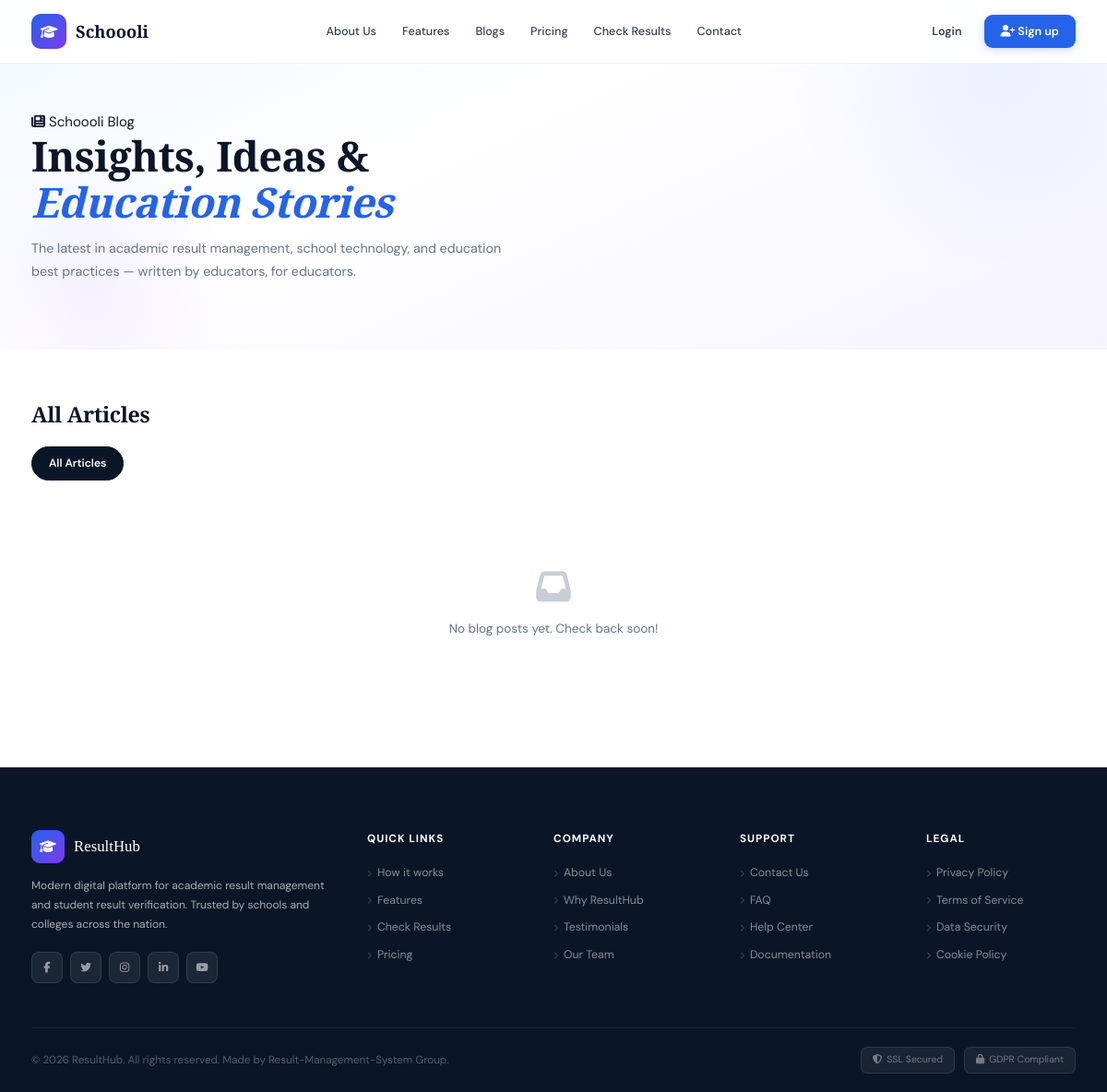
/blogs/, run on an earlier commit of the app's database.
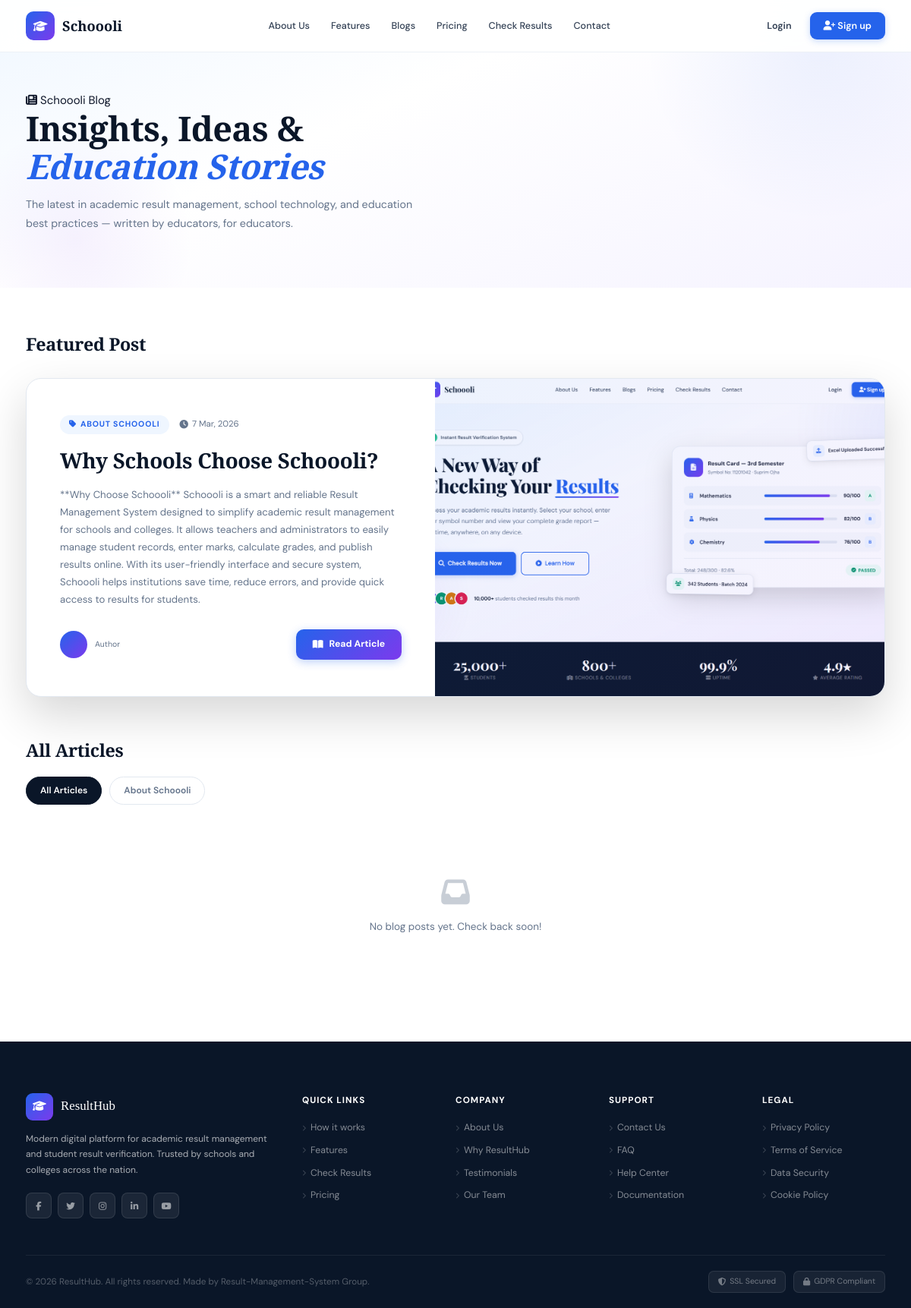
And on a later commit of the database.
### results/models.py (models this page shows, shortened)
class Blog(models.Model):
    title = models.CharField(max_length=300)
    slug = models.SlugField(unique=True, blank=True)
    excerpt = models.TextField(help_text="Short summary of the blog post (150-200 characters)")
    content = HTMLField(help_text="Write your blog content here")
    featured_image = models.ImageField(upload_to='blog_images/', null=True, blank=True)
    category = models.ForeignKey(BlogCategory, on_delete=models.SET_NULL, null=True, blank=True)
    author = models.ForeignKey(User, on_delete=models.CASCADE, related_name='blog_posts')
    meta_description = models.CharField(max_length=160, blank=True, help_text="SEO meta description")
    meta_keywords = models.CharField(max_length=200, blank=True, help_text="comma-separated keywords")
    is_published = models.BooleanField(default=True)
    featured = models.BooleanField(default=False, help_text="Mark as featured blog")
    created_at = models.DateTimeField(auto_now_add=True)
    updated_at = models.DateTimeField(auto_now=True)
    views = models.IntegerField(default=0)
    class Meta:
        ordering = ['-created_at']
        verbose_name = "Blog Post"
        verbose_name_plural = "Blog Posts"

class BlogCategory(models.Model):
    name = models.CharField(max_length=100, unique=True)
    slug = models.SlugField(unique=True, blank=True)
    description = models.TextField(blank=True, null=True)
    class Meta:
        verbose_name_plural = "Blog Categories"

### results/views.py (the view)
# urls.py: path('blogs/', views.blog_list, name='blog_list'),
def blog_list(request):
    page_num = request.GET.get('page', 1)
    category_slug = request.GET.get('category')
    blogs = Blog.objects.filter(is_published=True).order_by('-created_at')
    current_category = None
    if category_slug:
        current_category = get_object_or_404(BlogCategory, slug=category_slug)
        blogs = blogs.filter(category=current_category)
    featured_post = blogs.filter(featured=True).first()
    if featured_post:
        blogs = blogs.exclude(id=featured_post.id)
    categories = BlogCategory.objects.all()
    paginator = Paginator(blogs, 6)  # 6 posts per page
    page_obj = paginator.get_page(page_num)
    context = {
        'featured_post': featured_post,
        'posts': page_obj,
        'categories': categories,
        'current_category': current_category,
    }
    return render(request, 'results/blogs.html', context)

### results/templates/results/blogs.html (shortened to what this page needs)
{% extends 'results/base.html' %}
{% load static %}
{% block content %}
<section class="blog-hero">
  <div class="blog-hero-inner">
    <div class="section-label"><i class="fas fa-newspaper"></i> Schoooli Blog</div>
    <h1>Insights, Ideas &amp;<br><em>Education Stories</em></h1>
    <p>The latest in academic result management, school technology, and education best practices — written by educators, for educators.</p>
  </div>
</section>
{% if featured_post %}
<section class="featured-section">
  <div class="section-head">
    <h2 class="section-title">Featured Post</h2>
  </div>
  <a href="{% url 'blog_detail' featured_post.slug %}" class="featured-card">
    <div class="featured-content">
      <div class="post-meta">
        {% if featured_post.category %}
        <span class="post-cat cat-blue">
          <i class="fas fa-tag"></i>
          {{ featured_post.category.name }}
        </span>
        {% endif %}
        <span class="post-date">
          <i class="fas fa-clock"></i>
          {{ featured_post.created_at|date:"j M, Y" }}
        </span>
      </div>
      <h2>{{ featured_post.title }}</h2>
      <p>{{ featured_post.excerpt }}</p>
      <div class="post-footer">
        <div class="author-row">
          <div class="author-av">
          </div>
          <div>
            <div class="author-role">Author</div>
          </div>
        </div>
        <span class="read-btn"><i class="fas fa-book-open"></i> Read Article</span>
      </div>
    </div>
    <div class="featured-img">
      {% if featured_post.featured_image %}
        <img src="{{ featured_post.featured_image.url }}" alt="{{ featured_post.title }}">
      {% else %}
        <img src="https://images.unsplash.com/photo-1509062522246-3755977927d7?w=800&q=80" alt="{{ featured_post.title }}">
      {% endif %}
    </div>
  </a>
</section>
{% endif %}
<section class="filter-section">
  <div class="section-head" style="margin-bottom:16px">
    <h2 class="section-title">All Articles</h2>
  </div>
  <div class="filter-row">
    <a href="{% url 'blog_list' %}"
       class="filter-pill {% if not current_category %}active{% endif %}">
      All Articles
    </a>
    {% for cat in categories %}
    <a href="{% url 'blog_list_by_category' cat.slug %}"
       class="filter-pill {% if current_category.id == cat.id %}active{% endif %}">
      {{ cat.name }}
    </a>
    {% endfor %}
  </div>
</section>
<section class="posts-section">
  <div class="posts-grid">
    {% for post in posts %}
    <a href="{% url 'blog_detail' post.slug %}" class="post-card">
      <div class="post-thumb">
        {% if post.featured_image %}
          <img src="{{ post.featured_image.url }}" alt="{{ post.title }}">
        {% else %}
          <div style="width: 100%; height: 100%; background: linear-gradient(135deg, var(--blue-light), var(--violet-bg)); display: flex; align-items: center; justify-content: center;">
            <i class="fas fa-image" style="font-size: 3rem; color: rgba(0,0,0,0.1);"></i>
          </div>
        {% endif %}
        {% if post.category %}
        <span class="thumb-cat post-cat cat-blue">
          <i class="fas fa-tag"></i> {{ post.category.name }}
        </span>
        {% endif %}
      </div>
      <div class="post-body">
        <h3 class="post-title">{{ post.title }}</h3>
        <p class="post-excerpt">{{ post.excerpt }}</p>
        <div class="post-card-foot">
          <span class="read-more">
            <i class="fas fa-arrow-right"></i> Read More
          </span>
          <span class="read-time">
            <i class="fas fa-clock"></i> {{ post.read_time }}
          </span>
        </div>
      </div>
    </a>
    {% empty %}
    <div class="empty-state">
      <i class="fas fa-inbox"></i>
      <p>No blog posts yet. Check back soon!</p>
    </div>
    {% endfor %}
  </div>
</section>
{% endblock %}

What changed in the data, as far as the page shows it:
added Blog: category.name "ABOUT SCHOOOLI", created_at "7 Mar, 2026", title "Why Schools Choose Schoooli?", excerpt "**Why Choose Schoooli** Schoooli is a smart and reliable Result Management System designed to simplify academic result management for schools and colleges. It allows teachers and administrators to easily manage student records, enter marks, calculate grades, and publish results online. With its user-friendly interface and secure system, Schoooli helps institutions save time, reduce errors, and provide quick access to results for students.", featured_image (picture)
added BlogCategory: name "About Schoooli"
Also different on the page:
text now shown: "Featured Post Author Read Article"
